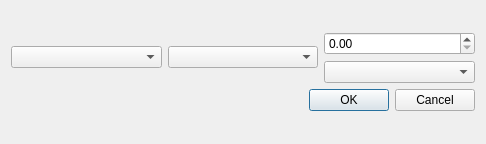
<?xml version="1.0" encoding="UTF-8"?>
<ui version="4.0">
 <class>Rule</class>
 <widget class="QDialog" name="Rule">
  <property name="geometry">
   <rect>
    <x>0</x>
    <y>0</y>
    <width>486</width>
    <height>144</height>
   </rect>
  </property>
  <property name="windowTitle">
   <string>Dialog</string>
  </property>
  <layout class="QGridLayout" name="gridLayout_3">
   <item row="0" column="0">
    <layout class="QVBoxLayout" name="verticalLayout_3">
     <item>
      <layout class="QHBoxLayout" name="horizontalLayout">
       <item>
        <widget class="QComboBox" name="listVar"/>
       </item>
       <item>
        <widget class="QComboBox" name="listRule"/>
       </item>
       <item>
        <layout class="QVBoxLayout" name="verticalLayout_4">
         <item>
          <widget class="QDoubleSpinBox" name="constRes"/>
         </item>
         <item>
          <widget class="QComboBox" name="listVarRes"/>
         </item>
        </layout>
       </item>
      </layout>
     </item>
     <item>
      <widget class="QDialogButtonBox" name="buttonBox">
       <property name="orientation">
        <enum>Qt::Horizontal</enum>
       </property>
       <property name="standardButtons">
        <set>QDialogButtonBox::Cancel|QDialogButtonBox::Ok</set>
       </property>
      </widget>
     </item>
    </layout>
   </item>
  </layout>
 </widget>
 <resources/>
 <connections>
  <connection>
   <sender>buttonBox</sender>
   <signal>rejected()</signal>
   <receiver>Rule</receiver>
   <slot>reject()</slot>
   <hints>
    <hint type="sourcelabel">
     <x>112</x>
     <y>240</y>
    </hint>
    <hint type="destinationlabel">
     <x>286</x>
     <y>274</y>
    </hint>
   </hints>
  </connection>
  <connection>
   <sender>buttonBox</sender>
   <signal>accepted()</signal>
   <receiver>Rule</receiver>
   <slot>accept()</slot>
   <hints>
    <hint type="sourcelabel">
     <x>262</x>
     <y>254</y>
    </hint>
    <hint type="destinationlabel">
     <x>157</x>
     <y>274</y>
    </hint>
   </hints>
  </connection>
 </connections>
</ui>
